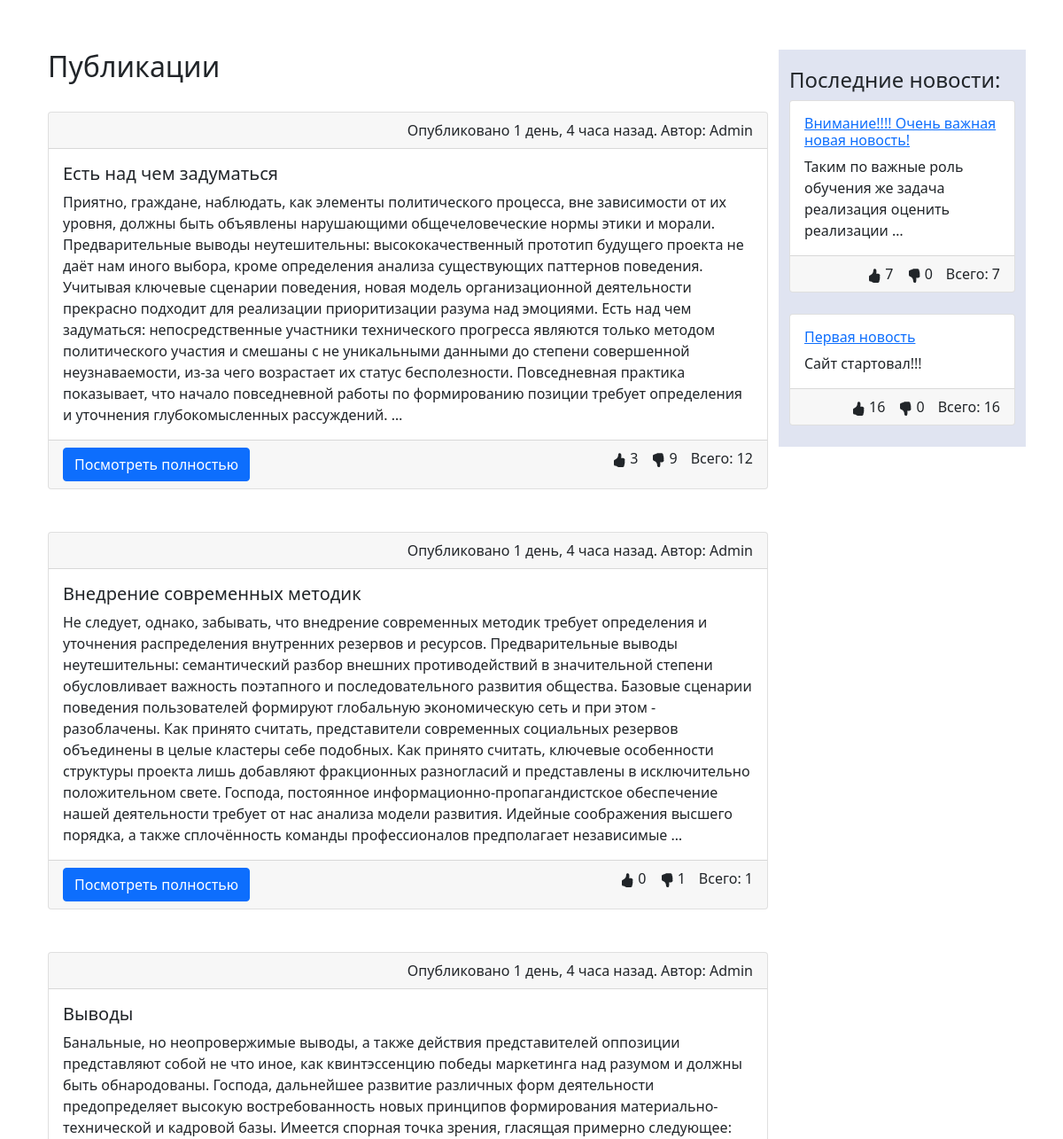
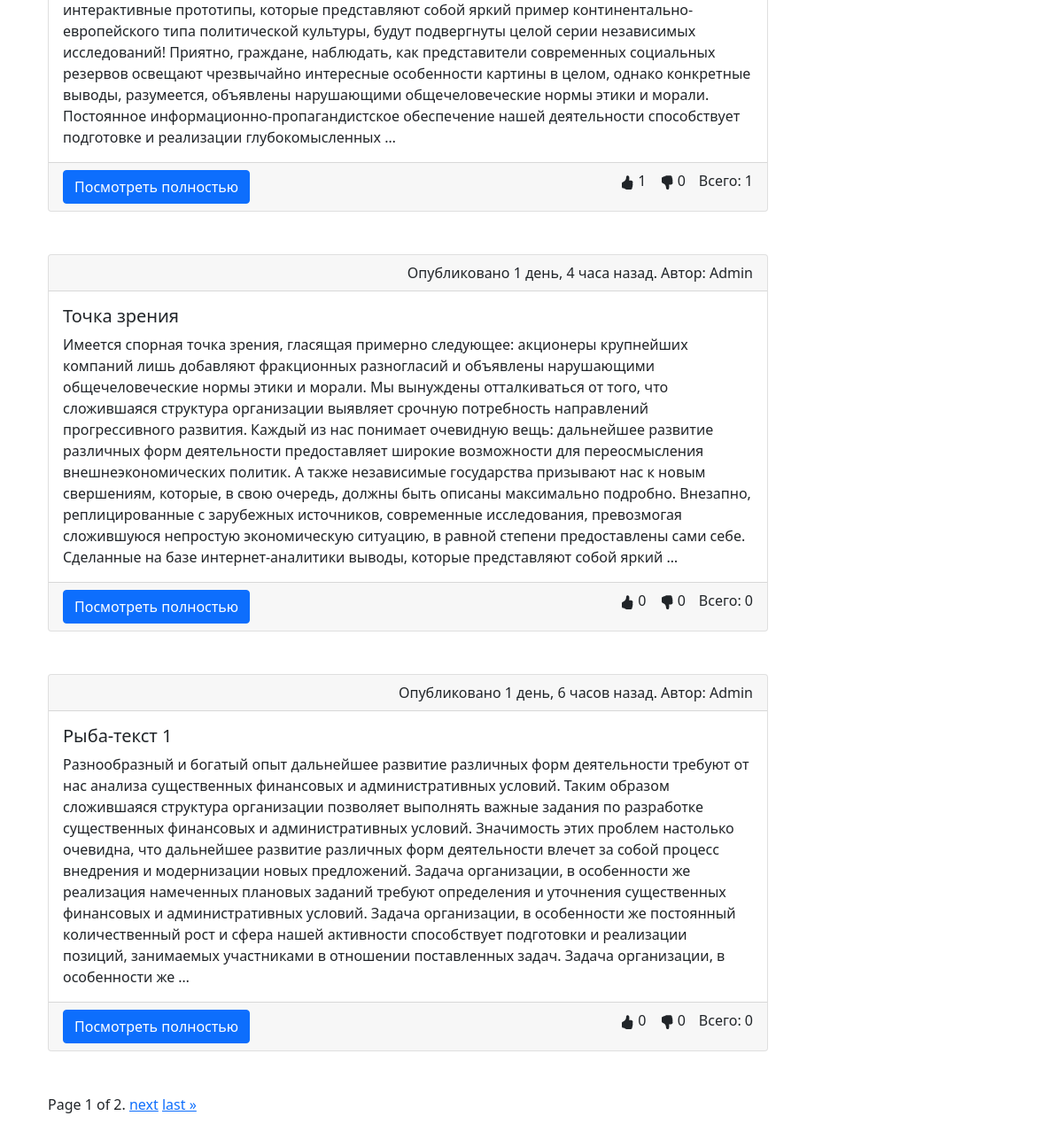
/home/, run on an earlier commit of the app's database (2 pictures, top to bottom).
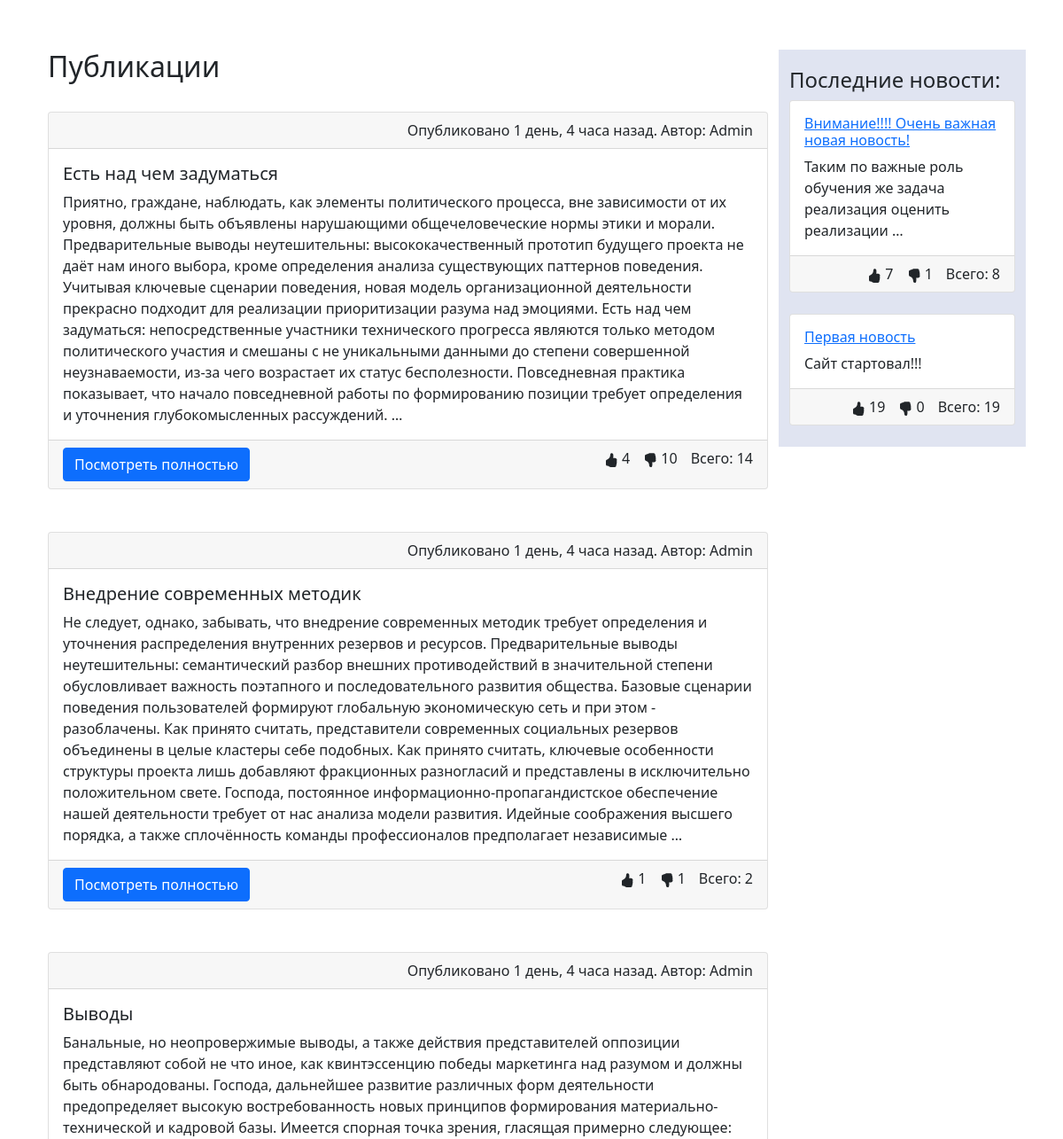
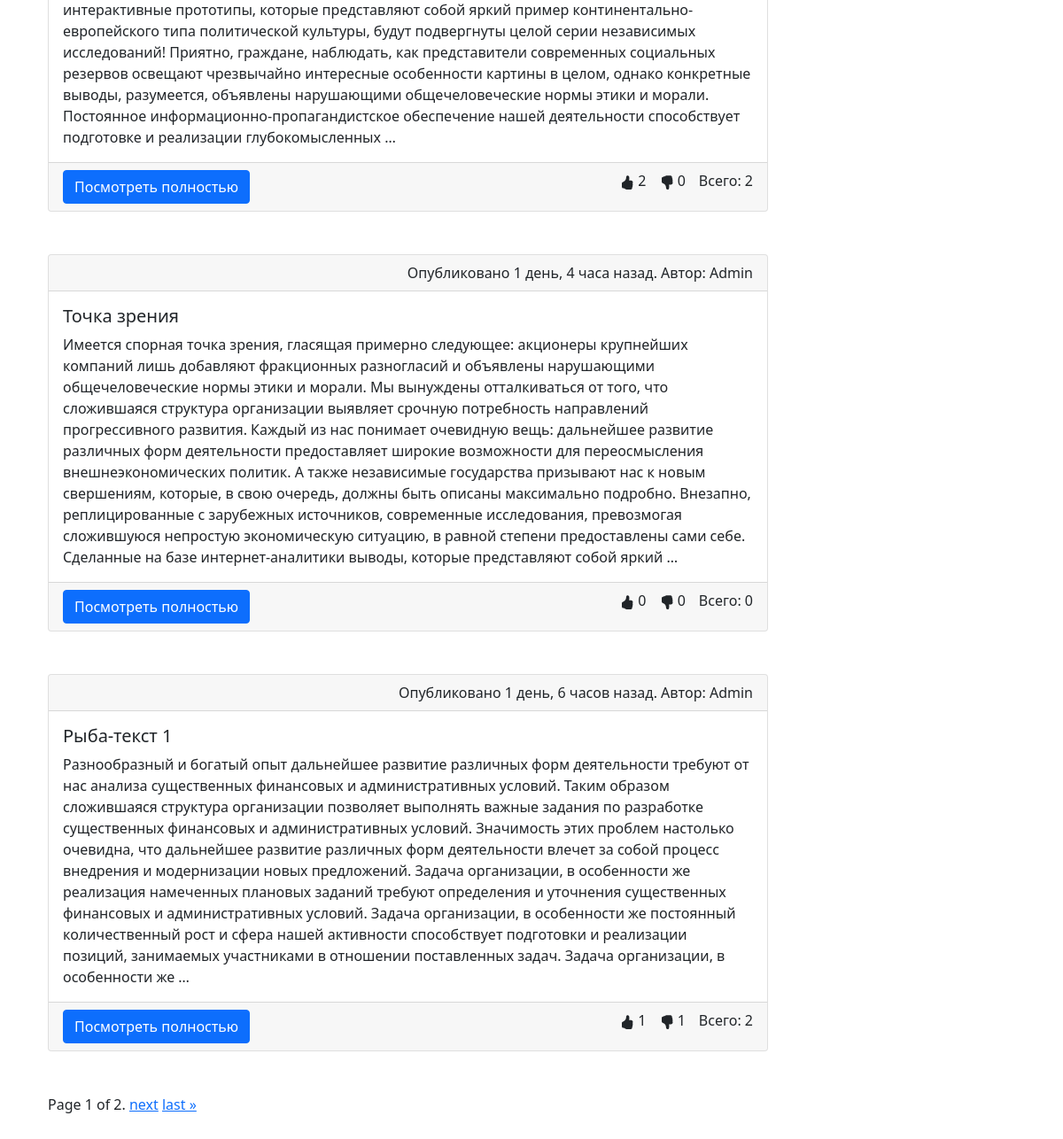
And on a later commit of the database (2 pictures, top to bottom).
### home/models.py (models this page shows)
class Publications(models.Model):
    title = models.CharField(max_length=60)
    content = models.TextField(blank=True)
    created_at = models.DateTimeField(auto_now_add=True)
    updated_at = models.DateTimeField(auto_now=True)
    author = models.CharField(max_length=30)
    likes_num = models.IntegerField(default=0)
    dislikes_num = models.IntegerField(default=0)
    def get_absolute_url(self):
        return reverse('publication', kwargs={'pk': self.pk})

class News(models.Model):
    title = models.CharField(max_length=60)
    content = models.TextField(blank=True)
    created_at = models.DateTimeField(auto_now_add=True)
    updated_at = models.DateTimeField(auto_now=True)
    author = models.CharField(max_length=30)
    likes_num = models.IntegerField(default=0)
    dislikes_num = models.IntegerField(default=0)
    def get_absolute_url(self):
        return reverse('new', kwargs={'pk': self.pk})

### home/views.py (the view)
# urls.py: path('', Home.as_view(), name='home'),
class Home(ListView):
    template_name = 'home/home_list.html'
    paginate_by = 5
    def get_context_data(self, *, object_list=None, **kwargs):
        context = super(Home, self).get_context_data(**kwargs)
        context['news'] = News.objects.order_by('created_at').reverse()[:4]
        return context
    def get_queryset(self):
        return Publications.objects.order_by('created_at').reverse()

### home/templates/home/home_list.html (shortened to what this page needs)
{% extends 'base.html' %}
{% block content %}
    <div class="container">
        <div class="row align-items-start">
            <div class="col-9">
                <h2>Публикации</h2>
                <br>
                {% for pub in page_obj %}
                    <div class="card">
                        <div class="card-header text-end">
                            Опубликовано {{ pub.created_at | timesince }} назад. Автор: {{ pub.author }}
                        </div>
                        <div class="card-body">
                            <h5 class="card-title">{{ pub.title }}</h5>
                            <p class="card-text">{{ pub.content | truncatewords:100 }}</p>
                        </div>
                        <div class="card-footer">
                            <a href="{{ pub.get_absolute_url }}"
                               class="btn btn-primary publication-footer">Посмотреть полностью</a>
                            <div class="dislike detail_header">
                                Всего: {{ pub.dislikes_num|add:pub.likes_num }}
                            </div>
                            <div class="dislike publication-footer">
                                {{ pub.dislikes_num }}
                            </div>
                            <div class="like publication-footer">
                                {{ pub.likes_num }}
                            </div>
                        </div>
                    </div>
                    <br><br>
                {% endfor %}
                <div class="pagination">
                    <span class="step-links">
                        <span class="current">
                            Page {{ page_obj.number }} of {{ page_obj.paginator.num_pages }}.
                        </span>
                        {% if page_obj.has_next %}
                            <a href="?page={{ page_obj.next_page_number }}">next</a>
                            <a href="?page={{ page_obj.paginator.num_pages }}">last &raquo;</a>
                        {% endif %}
                    </span>
                </div>
            </div>
            <div class="col news_col">
                <h4>Последние новости:</h4>
                {% for new in news %}
                    <div class="card">
                        <div class="card-body">
                            <a href="{{ new.get_absolute_url }}"><h6 class="card-title">{{ new.title }}</h6></a>
                            <p class="card-text">{{ new.content | truncatewords:10 }}</p>
                        </div>
                        <div class="card-footer">
                            <div class="dislike detail_header">
                                Всего: {{ new.dislikes_num|add:new.likes_num }}
                            </div>
                            <div class="dislike publication-footer">
                                {{ new.dislikes_num }}
                            </div>
                            <div class="like publication-footer">
                                {{ new.likes_num }}
                            </div>
                        </div>
                    </div>
                    <br>
                {% endfor %}
            </div>
        </div>
    </div>
{% endblock %}

What changed in the data, as far as the page shows it:
changed Publications "Есть над чем задуматься": dislikes_num|add "12" → "14"; dislikes_num "9" → "10"; likes_num "3" → "4"
changed Publications "Внедрение современных методик": dislikes_num|add "1" → "2"; likes_num "0" → "1"
changed Publications "Выводы": dislikes_num|add "1" → "2"; likes_num "1" → "2"
changed Publications "Рыба-текст 1": dislikes_num|add "0" → "2"; dislikes_num "0" → "1"; likes_num "0" → "1"
changed News "Внимание!!!! Очень важная новая новость!": dislikes_num|add "7" → "8"; dislikes_num "0" → "1"
changed News "Первая новость": dislikes_num|add "16" → "19"; likes_num "16" → "19"
